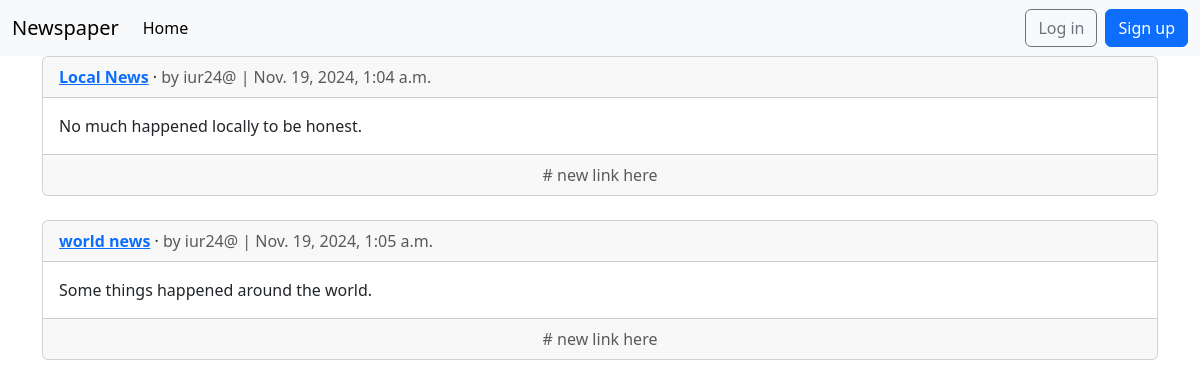
The app's page /articles/ with its own data.
### articles/models.py (models this page shows, shortened)
class Article(models.Model):
    title = models.CharField(max_length=255)
    body = models.TextField()
    date = models.DateTimeField(auto_now_add=True)
    author = models.ForeignKey(
        settings.AUTH_USER_MODEL,
        on_delete=models.CASCADE,
    )
    def get_absolute_url(self):
        return reverse("article_detail", kwargs={"pk": self.pk})

### accounts/models.py (models this page shows)
class CustomUser(AbstractUser):
    age = models.PositiveIntegerField(null=True, blank=True)

### articles/views.py (the view)
# urls.py: path("", ArticleListView.as_view(), name="article_list"),
class ArticleListView(ListView):
    model = Article
    template_name = "article_list.html"

### templates/article_list.html (shortened to what this page needs)
{% extends "base.html" %}
{% block content %}
{% for article in article_list %}
<div class="card">
  <div class="card-header">
    <span class="fw-bold">
      <a href="{{ article.get_absolute_url }}">{{ article.title }}</a>
    </span> &middot;
    <span class="text-muted">by {{ article.author }} |
      {{ article.date }}</span>
  </div>
  <div class="card-body">
    {{ article.body }}
  </div>
  <div class="card-footer text-center text-muted">
    # new link here
  </div>
</div>
<br />
{% endfor %}
{% endblock content %}

### records on screen
Article: title "Local News", author "iur24@", date "Nov. 19, 2024, 1:04 a.m.", body "No much happened locally to be honest."
Article: title "world news", author "iur24@", date "Nov. 19, 2024, 1:05 a.m.", body "Some things happened around the world."
